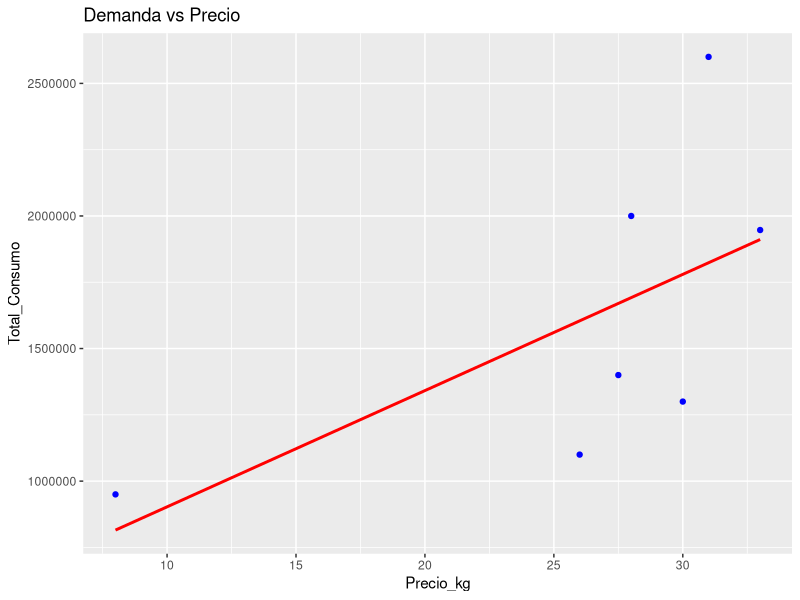
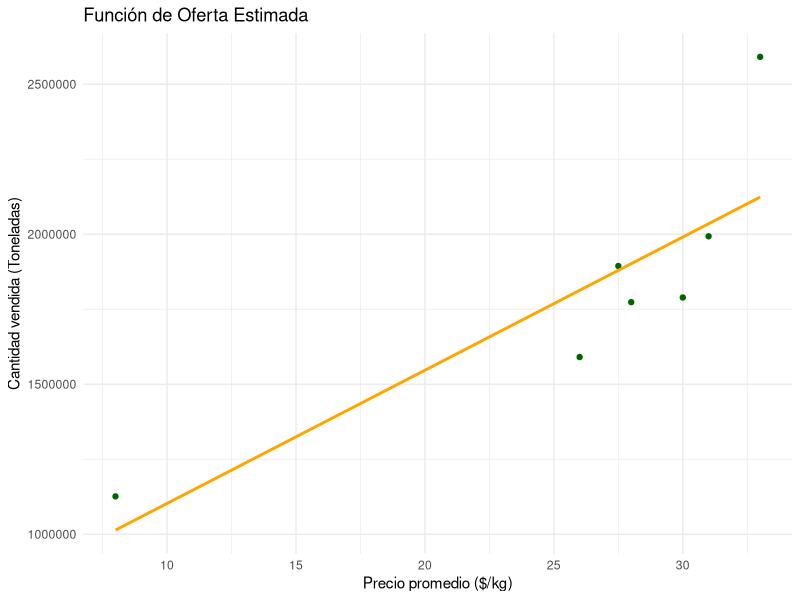
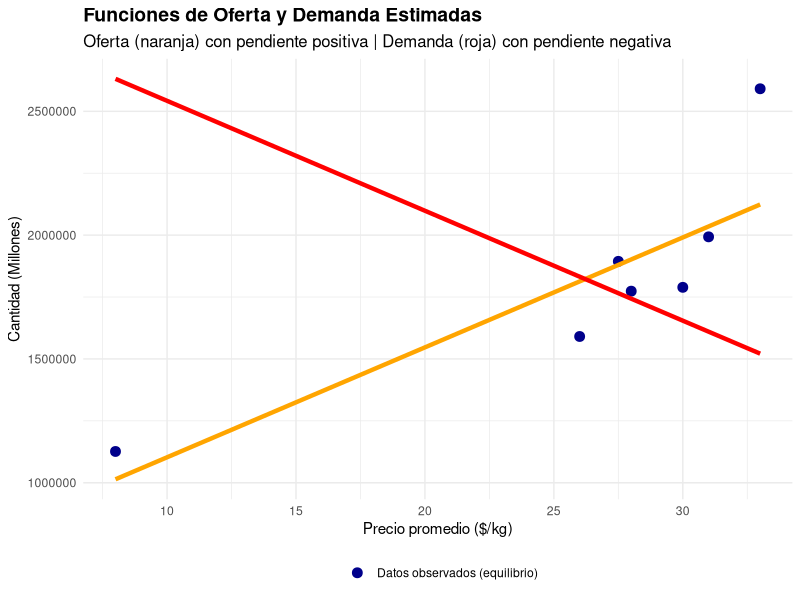
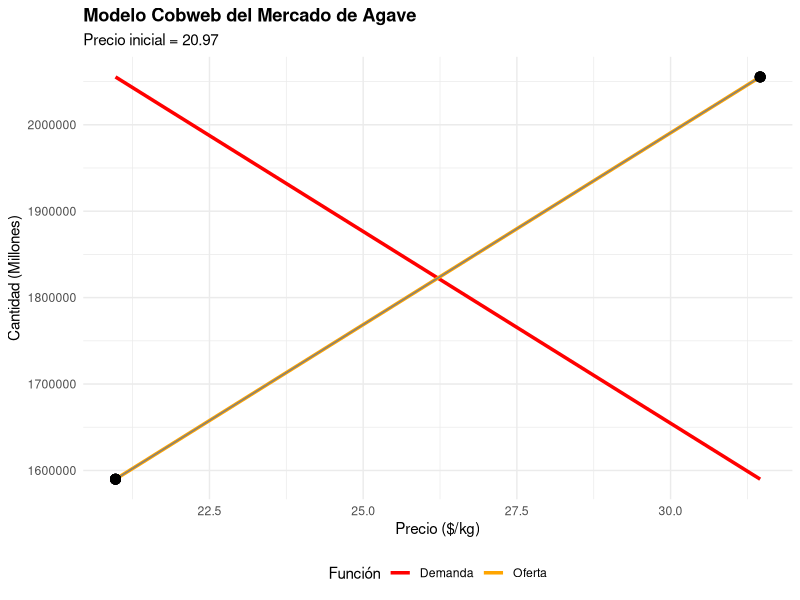
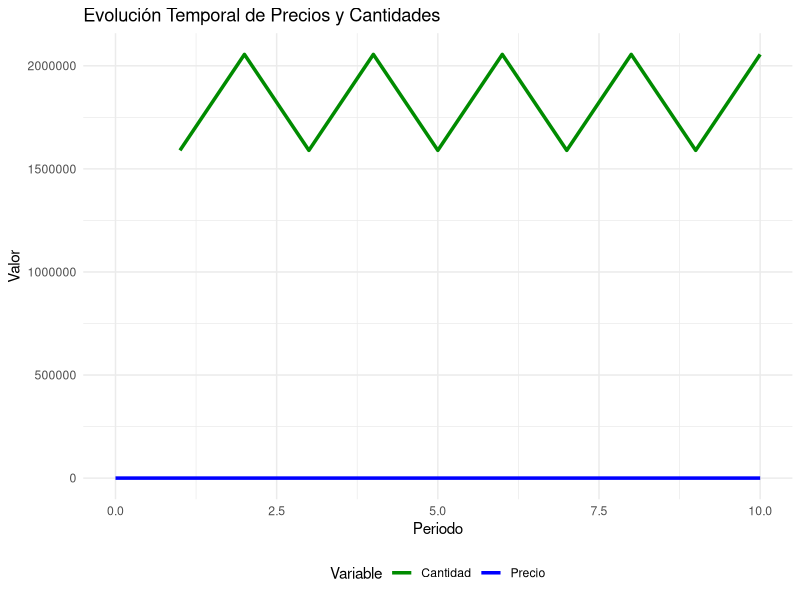
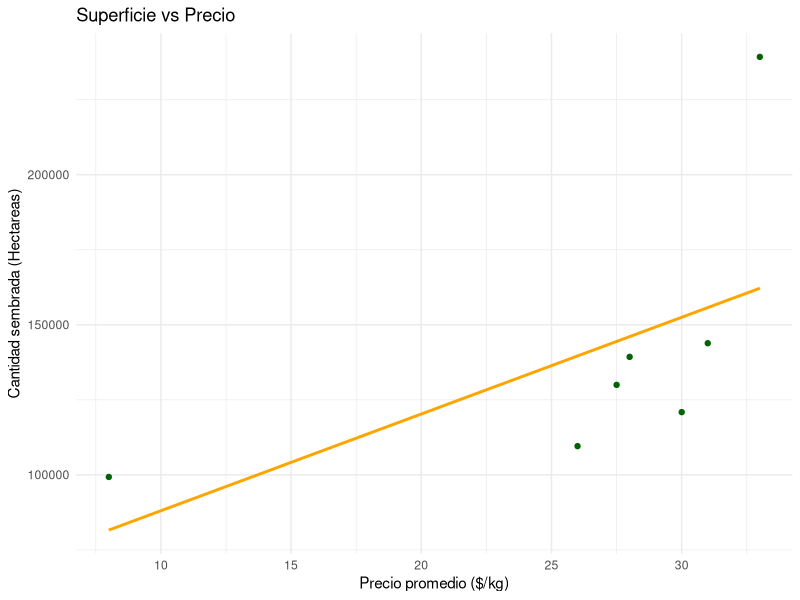
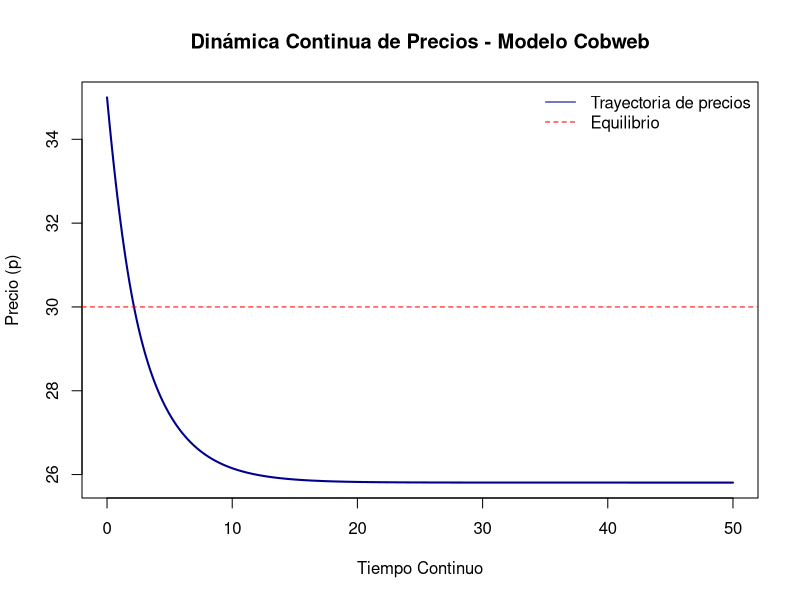

Write the R code that produced these figures, in order.
## ---- chunk 1
library(readxl)
datos_Agave <- read_excel("./datos_Agave.xlsx")
View(datos_Agave)
## ---- chunk 2
colnames(datos_Agave) <- gsub("[^[:alnum:]]", "_", colnames(datos_Agave))  


modelo_demanda <- lm(`Total_Consumo` ~ `Precio_kg`, data = datos_Agave)

summary(modelo_demanda)


library(ggplot2)
ggplot(datos_Agave, aes(x = `Precio_kg`, y = `Total_Consumo`)) +
  geom_point(color = "blue") +
  geom_smooth(method = "lm", se = FALSE, color = "red") +
  labs(title = "Demanda vs Precio")
## ---- chunk 3
# Ajuste de función de oferta: Q = c + dP
modelo_oferta <- lm(`Total_Producción_millones` ~ `Precio_kg`, data = datos_Agave)

summary(modelo_oferta)


coef(modelo_oferta)


ggplot(datos_Agave, aes(x = Precio_kg, y = Total_Producción_millones)) +
  geom_point(color = "darkgreen") +
  geom_smooth(method = "lm", se = FALSE, color = "orange", linewidth = 1) +
  labs(
    title = "Función de Oferta Estimada",
    x = "Precio promedio ($/kg)",
    y = "Cantidad vendida (Toneladas)"
  ) +
  theme_minimal()

## ---- chunk 4

library(ggplot2)


modelo_oferta <- lm(Total_Producción_millones ~ Precio_kg, data = datos_Agave)


summary(modelo_oferta)


#  forma: Qd = a - b*P
mean_Q <- mean(datos_Agave$Total_Producción_millones)
mean_P <- mean(datos_Agave$Precio_kg)


b_demanda <- -abs(coef(modelo_oferta)[2]) # Pendiente negativa
a_demanda <- mean_Q + abs(coef(modelo_oferta)[2]) * mean_P # Intercepto

# Función de demanda estimada
demanda_estimada <- function(P) {
  a_demanda + b_demanda * P
}


ggplot(datos_Agave) +
  geom_point(aes(x = Precio_kg, y = Total_Producción_millones, 
                 color = "Datos observados (equilibrio)"), size = 3) +
  geom_smooth(aes(x = Precio_kg, y = Total_Producción_millones), 
              method = "lm", se = FALSE, color = "orange", linewidth = 1.5,
              linetype = "solid") +
  stat_function(fun = demanda_estimada, color = "red", linewidth = 1.5) +
  labs(
    title = "Funciones de Oferta y Demanda Estimadas",
    subtitle = "Oferta (naranja) con pendiente positiva | Demanda (roja) con pendiente negativa",
    x = "Precio promedio ($/kg)",
    y = "Cantidad (Millones)",
    color = ""
  ) +
  scale_color_manual(values = c("Datos observados (equilibrio)" = "darkblue")) +
  theme_minimal() +
  theme(legend.position = "bottom",
        plot.title = element_text(size = 14, face = "bold"),
        plot.subtitle = element_text(size = 12))

# Mostrar ecuaciones estimadas
cat("--- Función de Oferta Estimada ---\n")
cat(paste0("Q_oferta = ", round(coef(modelo_oferta)[1], 2), " + ", 
           round(coef(modelo_oferta)[2], 2), "P\n\n"))

cat("--- Función de Demanda Estimada ---\n")
cat(paste0("Q_demanda = ", round(a_demanda, 2), " - ", 
           round(abs(b_demanda), 2), "P\n"))

#  Punto de equilibrio teórico
P_equilibrio <- (a_demanda - coef(modelo_oferta)[1]) / 
                (coef(modelo_oferta)[2] + abs(b_demanda))
Q_equilibrio <- coef(modelo_oferta)[1] + coef(modelo_oferta)[2] * P_equilibrio

cat("\n--- Punto de Equilibrio Teórico ---\n")
cat(paste0("P* = $", round(P_equilibrio, 2), " por kg\n"))
cat(paste0("Q* = ", round(Q_equilibrio, 2), " millones\n"))
## ---- chunk 5


library(ggplot2)
library(dplyr)  


Q_oferta <- function(P) {
  coef(modelo_oferta)[1] + coef(modelo_oferta)[2] * P
}

Q_demanda <- function(P) {
  a_demanda + b_demanda * P
}


periodos <- 10
P0 <- mean(datos_Agave$Precio_kg) * 0.8

#Implementación del modelo Cobweb 
simulacion <- data.frame(t = 0:periodos, P = NA, Q = NA)
simulacion$P[1] <- P0

for (t in 2:(periodos+1)) {
  simulacion$Q[t] <- Q_oferta(simulacion$P[t-1])
  simulacion$P[t] <- (simulacion$Q[t] - a_demanda) / b_demanda
}


cobweb_plot <- ggplot() +
  # Funciones de oferta y demanda
  stat_function(aes(color = "Demanda"), fun = Q_demanda, size = 1.2) +
  stat_function(aes(color = "Oferta"), fun = Q_oferta, size = 1.2) +
  
  # Trayectoria Cobweb 
  geom_path(data = simulacion %>% 
              mutate(Q_plot = Q_oferta(P)),
            aes(x = P, y = Q_plot), 
            color = "gray50", linetype = "dotted") +
  
  # Puntos de la simulación
  geom_point(data = simulacion %>% 
               mutate(Q_plot = Q_oferta(P)),
             aes(x = P, y = Q_plot), size = 3) +
  
  
  labs(title = "Modelo Cobweb del Mercado de Agave",
       subtitle = paste("Precio inicial =", round(P0, 2)),
       x = "Precio ($/kg)",
       y = "Cantidad (Millones)",
       color = "Función") +
  scale_color_manual(values = c("Demanda" = "red", "Oferta" = "orange")) +
  theme_minimal() +
  theme(legend.position = "bottom",
        plot.title = element_text(face = "bold"))

print(cobweb_plot)

#  Gráfico de series de tiempo 
series_plot <- ggplot(simulacion, aes(x = t)) +
  geom_line(aes(y = P, color = "Precio"), linewidth = 1.2) +
  geom_line(aes(y = Q, color = "Cantidad"), linewidth = 1.2) +
  labs(title = "Evolución Temporal de Precios y Cantidades",
       x = "Periodo",
       y = "Valor",
       color = "Variable") +
  scale_color_manual(values = c("Precio" = "blue", "Cantidad" = "green4")) +
  theme_minimal() +
  theme(legend.position = "bottom")

print(series_plot)

#  Análisis de estabilidad
cat("\n--- Análisis de Estabilidad ---\n")
cat("Pendiente de Oferta:", coef(modelo_oferta)[2], "\n")
cat("Pendiente de Demanda:", b_demanda, "\n")

ratio_pendientes <- abs(b_demanda/coef(modelo_oferta)[2])
cat("Relación de pendientes (|Demanda/Oferta|):", round(ratio_pendientes, 2), "\n")

if(ratio_pendientes > 1) {
  cat("Resultado: El sistema es ESTABLE (converge al equilibrio)\n")
} else if(ratio_pendientes < 1) {
  cat("Resultado: El sistema es INESTABLE (diverge del equilibrio)\n")
} else {
  cat("Resultado: El sistema muestra ciclos CONSTANTES\n")
}
## ---- chunk 6
# Ajuste de función de oferta: Q = c + dP
modelo_area <- lm(`Superficie_Sembrada` ~ `Precio_kg`, data = datos_Agave)

summary(modelo_area)


coef(modelo_area)


ggplot(datos_Agave, aes(x = Precio_kg, y = Superficie_Sembrada)) +
  geom_point(color = "darkgreen") +
  geom_smooth(method = "lm", se = FALSE, color = "orange", linewidth = 1) +
  labs(
    title = "Superficie vs Precio",
    x = "Precio promedio ($/kg)",
    y = "Cantidad sembrada (Hectareas)"
  ) +
  theme_minimal()

## ---- chunk 7
# =====================================================
# MODELO COBWEB CONTINUO (Versión con Ecuación Diferencial)
# =====================================================


library(deSolve)

#  PARÁMETROS DEL MODELO
# --------------------------------
# a: Demanda máxima cuando el precio es cero
# b: Sensibilidad de la demanda al precio
# lambda: Sensibilidad de la oferta
# c, d: Parámetros de la función de oferta no lineal (tanh)
# alpha: Velocidad de ajuste del precio (suaviza la transición)
parametros <- list(
  a = 50,
  b = 1.2,
  lambda = 0.5,
  c = 30,
  d = 20,
  alpha = 0.3  # Entre más bajo, más suave el ajuste
)

# 2. FUNCIÓN DE OFERTA NO LINEAL 
# -------------------------------------
S <- function(p) {
  tanh(parametros$lambda * (p - parametros$c)) + parametros$d
}

# 3. ECUACIÓN DIFERENCIAL DEL MODELO
# ----------------------------------
# dp/dt = alpha * [g(S(p)) - p]
# donde g(S(p)) = -(1/b)*(S(p) - a)
cobweb_continuo <- function(t, p, params) {
  g_p <- -(1/params$b) * (S(p) - params$a)
  list(params$alpha * (g_p - p))
}


times <- seq(0, 50, by = 0.1)  
p_inicial <- 35  # Precio inicial

solucion <- ode(
  y = p_inicial,
  times = times,
  func = cobweb_continuo,
  parms = parametros
)


plot(solucion, 
     xlab = "Tiempo Continuo",
     ylab = "Precio (p)",
     main = "Dinámica Continua de Precios - Modelo Cobweb",
     col = "darkblue",
     lwd = 2,
     type = "l")

# Línea de equilibrio (opcional)
abline(h = 30, col = "red", lty = 2)  # Precio de equilibrio estimado
legend("topright", 
       legend = c("Trayectoria de precios", "Equilibrio"),
       col = c("darkblue", "red"),
       lty = c(1, 2),
       bty = "n")

# =====================================================
# INTERPRETACIÓN:
# - La curva muestra cómo el precio evoluciona suavemente
# - Sin saltos abruptos entre periodos (versión discreta)
# - alpha controla la velocidad de convergencia/divergencia
# =====================================================
